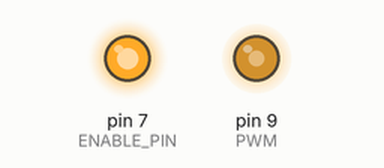
The sketch below on a simulated Arduino Uno, built with avr-gcc and run on an emulated ATmega328P. On the bench: output pins drawn as LEDs (lit = HIGH).

Above: at 0.1 s.
Timing chart, 0 to 1.6 s (numbered marks = the images above):
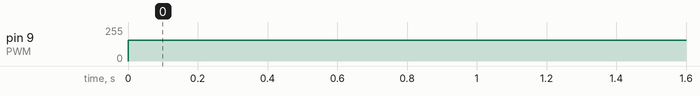

The sketch:

ConstantPWM.ino
```cpp
#define PWM 9
#define ENABLE_PIN 7

void setup() {
  // put your setup code here, to run once:
  pinMode(PWM, OUTPUT);
  pinMode(ENABLE_PIN, OUTPUT);
  digitalWrite(ENABLE_PIN, HIGH);
}

void loop() {
  // put your main code here, to run repeatedly:
  analogWrite(PWM, 155);

}
```

Measured:
- by itself, pin 9 (PWM): 0/255 → 155/255 at 0.00 s
